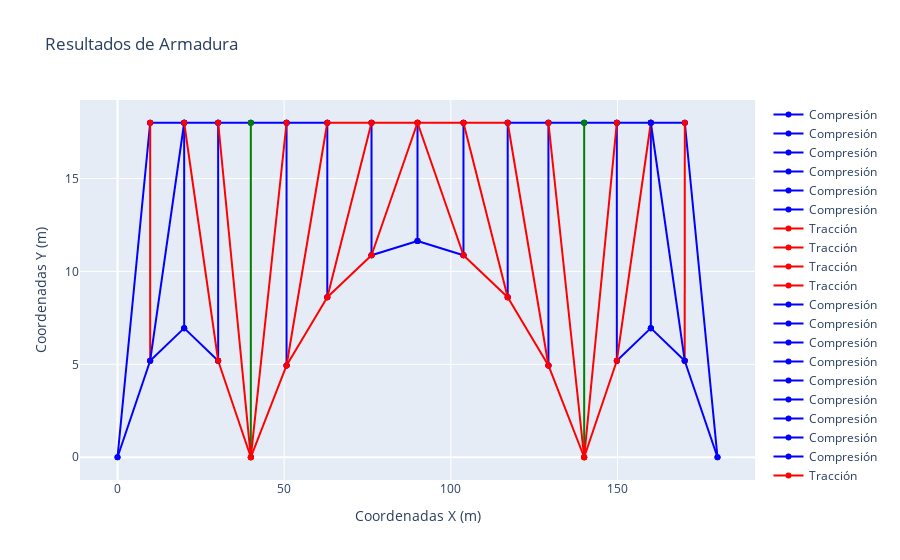
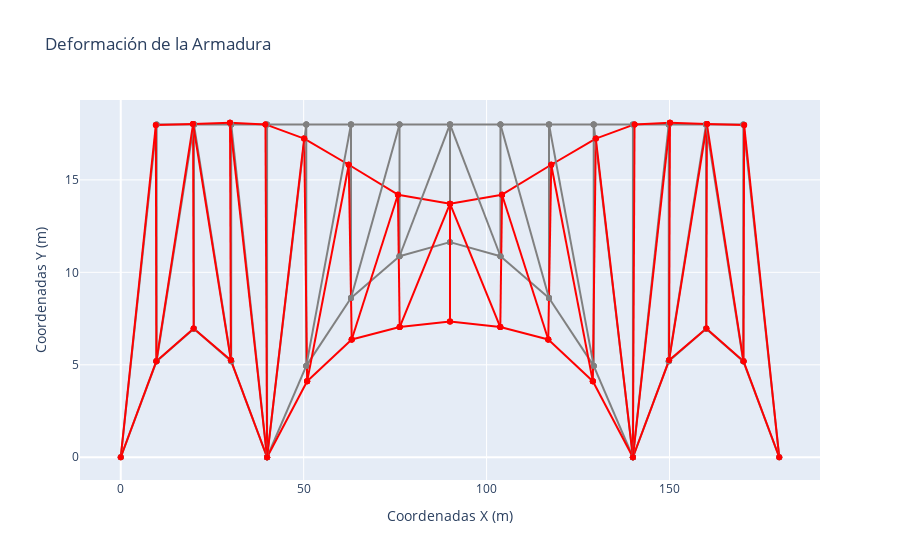

The code cell stored with these charts, in order, in its notebook:
### Markdown cell above
### 3.3 Ploteo de resultados

### Code cell
#Se crea un data frame con el que se plotearán los gráficos

# df=pd.DataFrame({'barra':

# })


###### PLOTEO DE COMPRESIÓN O TRACCIÓN

fig = go.Figure()

for i in range(len(barras)):

    if CalcBarra[i]['Estado']=='Compresión':
        barraColor = 'blue'
    elif CalcBarra[i]['Estado']=='Tracción':
        barraColor = 'red'
    elif CalcBarra[i]['Estado']== 'No esforzada':
        barraColor = 'green'
    fig.add_trace(go.Scatter(x=CalcBarra[i]['Coordenadas X'], y=CalcBarra[i]['Coordenadas Y'],
                             mode='lines+markers',
                             name=CalcBarra[i]['Estado'],
                             line = dict(color=barraColor)

    ))

fig.update_layout(title='Resultados de Armadura',
                   xaxis_title='Coordenadas X (m)',
                   yaxis_title='Coordenadas Y (m)')

fig.show()


###### PLOTEO DE DEFORMACIONES

factor = 50 #Es el factor de exageración con el que se quiere deformar la estructura

fig = go.Figure()

for i in range(len(barras)):

    if CalcBarra[i]['Estado']=='Compresión':
        barraColor = 'blue'
    elif CalcBarra[i]['Estado']=='Tracción':
        barraColor = 'red'
    elif CalcBarra[i]['Estado']== 'No esforzada':
        barraColor = 'green'
    
    fig.add_trace(go.Scatter(x=CalcBarra[i]['Coordenadas X'], y=CalcBarra[i]['Coordenadas Y'],
                             mode='lines+markers',
                             name=CalcBarra[i]['Estado'],
                             line = dict(color='grey'),
                             showlegend = False
                             ))

    fig.add_trace(go.Scatter(x=[CalcBarra[i]['Coordenadas X'][0]+delta[CalcBarra[i]['Puntero'][0,0]-1,0]*factor,CalcBarra[i]['Coordenadas X'][1]+delta[CalcBarra[i]['Puntero'][0,2]-1,0]*factor], 
                             y=[CalcBarra[i]['Coordenadas Y'][0]+delta[CalcBarra[i]['Puntero'][0,1]-1,0]*factor,CalcBarra[i]['Coordenadas Y'][1]+delta[CalcBarra[i]['Puntero'][0,3]-1,0]*factor],
                             mode='lines+markers',
                             #name=CalcBarra[i]['Estado'],
                             line = dict(color='red'),
                             showlegend=False

    ))

fig.update_layout(title='Deformación de la Armadura',
                   xaxis_title='Coordenadas X (m)',
                   yaxis_title='Coordenadas Y (m)')

fig.show()

#PLOTEO DE BARRAS CON FUERZAS INTERNAS

### Figure 1 — Plotly figure (JSON) as saved in the notebook; plotly's stock layout.template omitted (floating-point values rounded to 4 significant figures)
{"data": [{"line": {"color": "blue"}, "mode": "lines+markers", "name": "Compresión", "type": "scatter", "x": [0, 9.804], "y": [0, 18]}, {"line": {"color": "blue"}, "mode": "lines+markers", "name": "Compresión", "type": "scatter", "x": [9.804, 20], "y": [18, 18]}, {"line": {"color": "blue"}, "mode": "lines+markers", "name": "Compresión", "type": "scatter", "x": [20, 30.2], "y": [18, 18]}, {"line": {"color": "blue"}, "mode": "lines+markers", "name": "Compresión", "type": "scatter", "x": [30.2, 40], "y": [18, 18]}, {"line": {"color": "blue"}, "mode": "lines+markers", "name": "Compresión", "type": "scatter", "x": [40, 50.72], "y": [18, 18]}, {"line": {"color": "blue"}, "mode": "lines+markers", "name": "Compresión", "type": "scatter", "x": [50.72, 62.94], "y": [18, 18]}, {"line": {"color": "red"}, "mode": "lines+markers", "name": "Tracción", "type": "scatter", "x": [62.94, 76.2], "y": [18, 18]}, {"line": {"color": "red"}, "mode": "lines+markers", "name": "Tracción", "type": "scatter", "x": [76.2, 90], "y": [18, 18]}, {"line": {"color": "red"}, "mode": "lines+markers", "name": "Tracción", "type": "scatter", "x": [90, 103.8], "y": [18, 18]}, {"line": {"color": "red"}, "mode": "lines+markers", "name": "Tracción", "type": "scatter", "x": [103.8, 117.1], "y": [18, 18]}, {"line": {"color": "blue"}, "mode": "lines+markers", "name": "Compresión", "type": "scatter", "x": [117.1, 129.3], "y": [18, 18]}, {"line": {"color": "blue"}, "mode": "lines+markers", "name": "Compresión", "type": "scatter", "x": [129.3, 140], "y": [18, 18]}, {"line": {"color": "blue"}, "mode": "lines+markers", "name": "Compresión", "type": "scatter", "x": [140, 149.8], "y": [18, 18]}, {"line": {"color": "blue"}, "mode": "lines+markers", "name": "Compresión", "type": "scatter", "x": [149.8, 160], "y": [18, 18]}, {"line": {"color": "blue"}, "mode": "lines+markers", "name": "Compresión", "type": "scatter", "x": [160, 170.2], "y": [18, 18]}, {"line": {"color": "blue"}, "mode": "lines+markers", "name": "Compresión", "type": "scatter", "x": [170.2, 180], "y": [18, 0]}, {"line": {"color": "blue"}, "mode": "lines+markers", "name": "Compresión", "type": "scatter", "x": [180, 170.2], "y": [0, 5.194]}, {"line": {"color": "blue"}, "mode": "lines+markers", "name": "Compresión", "type": "scatter", "x": [170.2, 160], "y": [5.194, 6.948]}, {"line": {"color": "blue"}, "mode": "lines+markers", "name": "Compresión", "type": "scatter", "x": [160, 149.8], "y": [6.948, 5.194]}, {"line": {"color": "red"}, "mode": "lines+markers", "name": "Tracción", "type": "scatter", "x": [149.8, 140], "y": [5.194, 0]}, {"line": {"color": "red"}, "mode": "lines+markers", "name": "Tracción", "type": "scatter", "x": [140, 129.3], "y": [0, 4.939]}, {"line": {"color": "red"}, "mode": "lines+markers", "name": "Tracción", "type": "scatter", "x": [129.3, 117.1], "y": [4.939, 8.61]}, {"line": {"color": "red"}, "mode": "lines+markers", "name": "Tracción", "type": "scatter", "x": [117.1, 103.8], "y": [8.61, 10.87]}, {"line": {"color": "blue"}, "mode": "lines+markers", "name": "Compresión", "type": "scatter", "x": [103.8, 90], "y": [10.87, 11.63]}, {"line": {"color": "blue"}, "mode": "lines+markers", "name": "Compresión", "type": "scatter", "x": [90, 76.2], "y": [11.63, 10.87]}, {"line": {"color": "red"}, "mode": "lines+markers", "name": "Tracción", "type": "scatter", "x": [76.2, 62.94], "y": [10.87, 8.61]}, {"line": {"color": "red"}, "mode": "lines+markers", "name": "Tracción", "type": "scatter", "x": [62.94, 50.72], "y": [8.61, 4.939]}, {"line": {"color": "red"}, "mode": "lines+markers", "name": "Tracción", "type": "scatter", "x": [50.72, 40], "y": [4.939, 0]}, {"line": {"color": "red"}, "mode": "lines+markers", "name": "Tracción", "type": "scatter", "x": [40, 30.2], "y": [0, 5.194]}, {"line": {"color": "blue"}, "mode": "lines+markers", "name": "Compresión", "type": "scatter", "x": [30.2, 20], "y": [5.194, 6.948]}, {"line": {"color": "blue"}, "mode": "lines+markers", "name": "Compresión", "type": "scatter", "x": [20, 9.804], "y": [6.948, 5.194]}, {"line": {"color": "blue"}, "mode": "lines+markers", "name": "Compresión", "type": "scatter", "x": [9.804, 0], "y": [5.194, 0]}, {"line": {"color": "red"}, "mode": "lines+markers", "name": "Tracción", "type": "scatter", "x": [9.804, 9.804], "y": [18, 5.194]}, {"line": {"color": "blue"}, "mode": "lines+markers", "name": "Compresión", "type": "scatter", "x": [20, 20], "y": [18, 6.948]}, {"line": {"color": "blue"}, "mode": "lines+markers", "name": "Compresión", "type": "scatter", "x": [30.2, 30.2], "y": [18, 5.194]}, {"line": {"color": "green"}, "mode": "lines+markers", "name": "No esforzada", "type": "scatter", "x": [40, 40], "y": [18, 0]}, {"line": {"color": "blue"}, "mode": "lines+markers", "name": "Compresión", "type": "scatter", "x": [50.72, 50.72], "y": [18, 4.939]}, {"line": {"color": "blue"}, "mode": "lines+markers", "name": "Compresión", "type": "scatter", "x": [62.94, 62.94], "y": [18, 8.61]}, {"line": {"color": "blue"}, "mode": "lines+markers", "name": "Compresión", "type": "scatter", "x": [76.2, 76.2], "y": [18, 10.87]}, {"line": {"color": "blue"}, "mode": "lines+markers", "name": "Compresión", "type": "scatter", "x": [90, 90], "y": [18, 11.63]}, {"line": {"color": "blue"}, "mode": "lines+markers", "name": "Compresión", "type": "scatter", "x": [103.8, 103.8], "y": [18, 10.87]}, {"line": {"color": "blue"}, "mode": "lines+markers", "name": "Compresión", "type": "scatter", "x": [117.1, 117.1], "y": [18, 8.61]}, {"line": {"color": "blue"}, "mode": "lines+markers", "name": "Compresión", "type": "scatter", "x": [129.3, 129.3], "y": [18, 4.939]}, {"line": {"color": "green"}, "mode": "lines+markers", "name": "No esforzada", "type": "scatter", "x": [140, 140], "y": [18, 0]}, {"line": {"color": "blue"}, "mode": "lines+markers", "name": "Compresión", "type": "scatter", "x": [149.8, 149.8], "y": [18, 5.194]}, {"line": {"color": "blue"}, "mode": "lines+markers", "name": "Compresión", "type": "scatter", "x": [160, 160], "y": [18, 6.948]}, {"line": {"color": "red"}, "mode": "lines+markers", "name": "Tracción", "type": "scatter", "x": [170.2, 170.2], "y": [18, 5.194]}, {"line": {"color": "blue"}, "mode": "lines+markers", "name": "Compresión", "type": "scatter", "x": [20, 9.804], "y": [18, 5.194]}, {"line": {"color": "red"}, "mode": "lines+markers", "name": "Tracción", "type": "scatter", "x": [20, 30.2], "y": [18, 5.194]}, {"line": {"color": "red"}, "mode": "lines+markers", "name": "Tracción", "type": "scatter", "x": [30.2, 40], "y": [18, 0]}, {"line": {"color": "red"}, "mode": "lines+markers", "name": "Tracción", "type": "scatter", "x": [50.72, 40], "y": [18, 0]}, {"line": {"color": "red"}, "mode": "lines+markers", "name": "Tracción", "type": "scatter", "x": [62.94, 50.72], "y": [18, 4.939]}, {"line": {"color": "red"}, "mode": "lines+markers", "name": "Tracción", "type": "scatter", "x": [76.2, 62.94], "y": [18, 8.61]}, {"line": {"color": "red"}, "mode": "lines+markers", "name": "Tracción", "type": "scatter", "x": [90, 76.2], "y": [18, 10.87]}, {"line": {"color": "red"}, "mode": "lines+markers", "name": "Tracción", "type": "scatter", "x": [90, 103.8], "y": [18, 10.87]}, {"line": {"color": "red"}, "mode": "lines+markers", "name": "Tracción", "type": "scatter", "x": [103.8, 117.1], "y": [18, 8.61]}, {"line": {"color": "red"}, "mode": "lines+markers", "name": "Tracción", "type": "scatter", "x": [117.1, 129.3], "y": [18, 4.939]}, {"line": {"color": "red"}, "mode": "lines+markers", "name": "Tracción", "type": "scatter", "x": [129.3, 140], "y": [18, 0]}, {"line": {"color": "red"}, "mode": "lines+markers", "name": "Tracción", "type": "scatter", "x": [149.8, 140], "y": [18, 0]}, {"line": {"color": "red"}, "mode": "lines+markers", "name": "Tracción", "type": "scatter", "x": [160, 149.8], "y": [18, 5.194]}, {"line": {"color": "blue"}, "mode": "lines+markers", "name": "Compresión", "type": "scatter", "x": [160, 170.2], "y": [18, 5.194]}], "layout": {"title": {"text": "Resultados de Armadura"}, "xaxis": {"title": {"text": "Coordenadas X (m)"}}, "yaxis": {"title": {"text": "Coordenadas Y (m)"}}}}

### Figure 2 — Plotly figure (JSON) as saved in the notebook; plotly's stock layout.template omitted (floating-point values rounded to 4 significant figures)
{"data": [{"line": {"color": "grey"}, "mode": "lines+markers", "name": "Compresión", "showlegend": false, "type": "scatter", "x": [0, 9.804], "y": [0, 18]}, {"line": {"color": "red"}, "mode": "lines+markers", "showlegend": false, "type": "scatter", "x": [0, 9.596], "y": [0, 17.96]}, {"line": {"color": "grey"}, "mode": "lines+markers", "name": "Compresión", "showlegend": false, "type": "scatter", "x": [9.804, 20], "y": [18, 18]}, {"line": {"color": "red"}, "mode": "lines+markers", "showlegend": false, "type": "scatter", "x": [9.596, 19.78], "y": [17.96, 18.02]}, {"line": {"color": "grey"}, "mode": "lines+markers", "name": "Compresión", "showlegend": false, "type": "scatter", "x": [20, 30.2], "y": [18, 18]}, {"line": {"color": "red"}, "mode": "lines+markers", "showlegend": false, "type": "scatter", "x": [19.78, 29.87], "y": [18.02, 18.09]}, {"line": {"color": "grey"}, "mode": "lines+markers", "name": "Compresión", "showlegend": false, "type": "scatter", "x": [30.2, 40], "y": [18, 18]}, {"line": {"color": "red"}, "mode": "lines+markers", "showlegend": false, "type": "scatter", "x": [29.87, 39.56], "y": [18.09, 18]}, {"line": {"color": "grey"}, "mode": "lines+markers", "name": "Compresión", "showlegend": false, "type": "scatter", "x": [40, 50.72], "y": [18, 18]}, {"line": {"color": "red"}, "mode": "lines+markers", "showlegend": false, "type": "scatter", "x": [39.56, 50.14], "y": [18, 17.23]}, {"line": {"color": "grey"}, "mode": "lines+markers", "name": "Compresión", "showlegend": false, "type": "scatter", "x": [50.72, 62.94], "y": [18, 18]}, {"line": {"color": "red"}, "mode": "lines+markers", "showlegend": false, "type": "scatter", "x": [50.14, 62.33], "y": [17.23, 15.82]}, {"line": {"color": "grey"}, "mode": "lines+markers", "name": "Tracción", "showlegend": false, "type": "scatter", "x": [62.94, 76.2], "y": [18, 18]}, {"line": {"color": "red"}, "mode": "lines+markers", "showlegend": false, "type": "scatter", "x": [62.33, 75.77], "y": [15.82, 14.2]}, {"line": {"color": "grey"}, "mode": "lines+markers", "name": "Tracción", "showlegend": false, "type": "scatter", "x": [76.2, 90], "y": [18, 18]}, {"line": {"color": "red"}, "mode": "lines+markers", "showlegend": false, "type": "scatter", "x": [75.77, 90.0], "y": [14.2, 13.72]}, {"line": {"color": "grey"}, "mode": "lines+markers", "name": "Tracción", "showlegend": false, "type": "scatter", "x": [90, 103.8], "y": [18, 18]}, {"line": {"color": "red"}, "mode": "lines+markers", "showlegend": false, "type": "scatter", "x": [90.0, 104.2], "y": [13.72, 14.2]}, {"line": {"color": "grey"}, "mode": "lines+markers", "name": "Tracción", "showlegend": false, "type": "scatter", "x": [103.8, 117.1], "y": [18, 18]}, {"line": {"color": "red"}, "mode": "lines+markers", "showlegend": false, "type": "scatter", "x": [104.2, 117.7], "y": [14.2, 15.82]}, {"line": {"color": "grey"}, "mode": "lines+markers", "name": "Compresión", "showlegend": false, "type": "scatter", "x": [117.1, 129.3], "y": [18, 18]}, {"line": {"color": "red"}, "mode": "lines+markers", "showlegend": false, "type": "scatter", "x": [117.7, 129.9], "y": [15.82, 17.23]}, {"line": {"color": "grey"}, "mode": "lines+markers", "name": "Compresión", "showlegend": false, "type": "scatter", "x": [129.3, 140], "y": [18, 18]}, {"line": {"color": "red"}, "mode": "lines+markers", "showlegend": false, "type": "scatter", "x": [129.9, 140.4], "y": [17.23, 18]}, {"line": {"color": "grey"}, "mode": "lines+markers", "name": "Compresión", "showlegend": false, "type": "scatter", "x": [140, 149.8], "y": [18, 18]}, {"line": {"color": "red"}, "mode": "lines+markers", "showlegend": false, "type": "scatter", "x": [140.4, 150.1], "y": [18, 18.09]}, {"line": {"color": "grey"}, "mode": "lines+markers", "name": "Compresión", "showlegend": false, "type": "scatter", "x": [149.8, 160], "y": [18, 18]}, {"line": {"color": "red"}, "mode": "lines+markers", "showlegend": false, "type": "scatter", "x": [150.1, 160.2], "y": [18.09, 18.02]}, {"line": {"color": "grey"}, "mode": "lines+markers", "name": "Compresión", "showlegend": false, "type": "scatter", "x": [160, 170.2], "y": [18, 18]}, {"line": {"color": "red"}, "mode": "lines+markers", "showlegend": false, "type": "scatter", "x": [160.2, 170.4], "y": [18.02, 17.96]}, {"line": {"color": "grey"}, "mode": "lines+markers", "name": "Compresión", "showlegend": false, "type": "scatter", "x": [170.2, 180], "y": [18, 0]}, {"line": {"color": "red"}, "mode": "lines+markers", "showlegend": false, "type": "scatter", "x": [170.4, 180], "y": [17.96, 0]}, {"line": {"color": "grey"}, "mode": "lines+markers", "name": "Compresión", "showlegend": false, "type": "scatter", "x": [180, 170.2], "y": [0, 5.194]}, {"line": {"color": "red"}, "mode": "lines+markers", "showlegend": false, "type": "scatter", "x": [180, 170.2], "y": [0, 5.195]}, {"line": {"color": "grey"}, "mode": "lines+markers", "name": "Compresión", "showlegend": false, "type": "scatter", "x": [170.2, 160], "y": [5.194, 6.948]}, {"line": {"color": "red"}, "mode": "lines+markers", "showlegend": false, "type": "scatter", "x": [170.2, 160.1], "y": [5.195, 6.962]}, {"line": {"color": "grey"}, "mode": "lines+markers", "name": "Compresión", "showlegend": false, "type": "scatter", "x": [160, 149.8], "y": [6.948, 5.194]}, {"line": {"color": "red"}, "mode": "lines+markers", "showlegend": false, "type": "scatter", "x": [160.1, 149.9], "y": [6.962, 5.241]}, {"line": {"color": "grey"}, "mode": "lines+markers", "name": "Tracción", "showlegend": false, "type": "scatter", "x": [149.8, 140], "y": [5.194, 0]}, {"line": {"color": "red"}, "mode": "lines+markers", "showlegend": false, "type": "scatter", "x": [149.9, 140], "y": [5.241, 0]}, {"line": {"color": "grey"}, "mode": "lines+markers", "name": "Tracción", "showlegend": false, "type": "scatter", "x": [140, 129.3], "y": [0, 4.939]}, {"line": {"color": "red"}, "mode": "lines+markers", "showlegend": false, "type": "scatter", "x": [140, 129.0], "y": [0, 4.105]}, {"line": {"color": "grey"}, "mode": "lines+markers", "name": "Tracción", "showlegend": false, "type": "scatter", "x": [129.3, 117.1], "y": [4.939, 8.61]}, {"line": {"color": "red"}, "mode": "lines+markers", "showlegend": false, "type": "scatter", "x": [129.0, 116.9], "y": [4.105, 6.365]}, {"line": {"color": "grey"}, "mode": "lines+markers", "name": "Tracción", "showlegend": false, "type": "scatter", "x": [117.1, 103.8], "y": [8.61, 10.87]}, {"line": {"color": "red"}, "mode": "lines+markers", "showlegend": false, "type": "scatter", "x": [116.9, 103.7], "y": [6.365, 7.043]}, {"line": {"color": "grey"}, "mode": "lines+markers", "name": "Compresión", "showlegend": false, "type": "scatter", "x": [103.8, 90], "y": [10.87, 11.63]}, {"line": {"color": "red"}, "mode": "lines+markers", "showlegend": false, "type": "scatter", "x": [103.7, 90.0], "y": [7.043, 7.347]}, {"line": {"color": "grey"}, "mode": "lines+markers", "name": "Compresión", "showlegend": false, "type": "scatter", "x": [90, 76.2], "y": [11.63, 10.87]}, {"line": {"color": "red"}, "mode": "lines+markers", "showlegend": false, "type": "scatter", "x": [90.0, 76.25], "y": [7.347, 7.044]}, {"line": {"color": "grey"}, "mode": "lines+markers", "name": "Tracción", "showlegend": false, "type": "scatter", "x": [76.2, 62.94], "y": [10.87, 8.61]}, {"line": {"color": "red"}, "mode": "lines+markers", "showlegend": false, "type": "scatter", "x": [76.25, 63.13], "y": [7.044, 6.365]}, {"line": {"color": "grey"}, "mode": "lines+markers", "name": "Tracción", "showlegend": false, "type": "scatter", "x": [62.94, 50.72], "y": [8.61, 4.939]}, {"line": {"color": "red"}, "mode": "lines+markers", "showlegend": false, "type": "scatter", "x": [63.13, 50.95], "y": [6.365, 4.106]}, {"line": {"color": "grey"}, "mode": "lines+markers", "name": "Tracción", "showlegend": false, "type": "scatter", "x": [50.72, 40], "y": [4.939, 0]}, {"line": {"color": "red"}, "mode": "lines+markers", "showlegend": false, "type": "scatter", "x": [50.95, 40], "y": [4.106, 0]}, {"line": {"color": "grey"}, "mode": "lines+markers", "name": "Tracción", "showlegend": false, "type": "scatter", "x": [40, 30.2], "y": [0, 5.194]}, {"line": {"color": "red"}, "mode": "lines+markers", "showlegend": false, "type": "scatter", "x": [40, 30.12], "y": [0, 5.241]}, {"line": {"color": "grey"}, "mode": "lines+markers", "name": "Compresión", "showlegend": false, "type": "scatter", "x": [30.2, 20], "y": [5.194, 6.948]}, {"line": {"color": "red"}, "mode": "lines+markers", "showlegend": false, "type": "scatter", "x": [30.12, 19.93], "y": [5.241, 6.962]}, {"line": {"color": "grey"}, "mode": "lines+markers", "name": "Compresión", "showlegend": false, "type": "scatter", "x": [20, 9.804], "y": [6.948, 5.194]}, {"line": {"color": "red"}, "mode": "lines+markers", "showlegend": false, "type": "scatter", "x": [19.93, 9.738], "y": [6.962, 5.194]}, {"line": {"color": "grey"}, "mode": "lines+markers", "name": "Compresión", "showlegend": false, "type": "scatter", "x": [9.804, 0], "y": [5.194, 0]}, {"line": {"color": "red"}, "mode": "lines+markers", "showlegend": false, "type": "scatter", "x": [9.738, 0], "y": [5.194, 0]}, {"line": {"color": "grey"}, "mode": "lines+markers", "name": "Tracción", "showlegend": false, "type": "scatter", "x": [9.804, 9.804], "y": [18, 5.194]}, {"line": {"color": "red"}, "mode": "lines+markers", "showlegend": false, "type": "scatter", "x": [9.596, 9.738], "y": [17.96, 5.194]}, {"line": {"color": "grey"}, "mode": "lines+markers", "name": "Compresión", "showlegend": false, "type": "scatter", "x": [20, 20], "y": [18, 6.948]}, {"line": {"color": "red"}, "mode": "lines+markers", "showlegend": false, "type": "scatter", "x": [19.78, 19.93], "y": [18.02, 6.962]}, {"line": {"color": "grey"}, "mode": "lines+markers", "name": "Compresión", "showlegend": false, "type": "scatter", "x": [30.2, 30.2], "y": [18, 5.194]}, {"line": {"color": "red"}, "mode": "lines+markers", "showlegend": false, "type": "scatter", "x": [29.87, 30.12], "y": [18.09, 5.241]}, {"line": {"color": "grey"}, "mode": "lines+markers", "name": "No esforzada", "showlegend": false, "type": "scatter", "x": [40, 40], "y": [18, 0]}, {"line": {"color": "red"}, "mode": "lines+markers", "showlegend": false, "type": "scatter", "x": [39.56, 40], "y": [18, 0]}, {"line": {"color": "grey"}, "mode": "lines+markers", "name": "Compresión", "showlegend": false, "type": "scatter", "x": [50.72, 50.72], "y": [18, 4.939]}, {"line": {"color": "red"}, "mode": "lines+markers", "showlegend": false, "type": "scatter", "x": [50.14, 50.95], "y": [17.23, 4.106]}, {"line": {"color": "grey"}, "mode": "lines+markers", "name": "Compresión", "showlegend": false, "type": "scatter", "x": [62.94, 62.94], "y": [18, 8.61]}, {"line": {"color": "red"}, "mode": "lines+markers", "showlegend": false, "type": "scatter", "x": [62.33, 63.13], "y": [15.82, 6.365]}, {"line": {"color": "grey"}, "mode": "lines+markers", "name": "Compresión", "showlegend": false, "type": "scatter", "x": [76.2, 76.2], "y": [18, 10.87]}, {"line": {"color": "red"}, "mode": "lines+markers", "showlegend": false, "type": "scatter", "x": [75.77, 76.25], "y": [14.2, 7.044]}, {"line": {"color": "grey"}, "mode": "lines+markers", "name": "Compresión", "showlegend": false, "type": "scatter", "x": [90, 90], "y": [18, 11.63]}, {"line": {"color": "red"}, "mode": "lines+markers", "showlegend": false, "type": "scatter", "x": [90.0, 90.0], "y": [13.72, 7.347]}, {"line": {"color": "grey"}, "mode": "lines+markers", "name": "Compresión", "showlegend": false, "type": "scatter", "x": [103.8, 103.8], "y": [18, 10.87]}, {"line": {"color": "red"}, "mode": "lines+markers", "showlegend": false, "type": "scatter", "x": [104.2, 103.7], "y": [14.2, 7.043]}, {"line": {"color": "grey"}, "mode": "lines+markers", "name": "Compresión", "showlegend": false, "type": "scatter", "x": [117.1, 117.1], "y": [18, 8.61]}, {"line": {"color": "red"}, "mode": "lines+markers", "showlegend": false, "type": "scatter", "x": [117.7, 116.9], "y": [15.82, 6.365]}, {"line": {"color": "grey"}, "mode": "lines+markers", "name": "Compresión", "showlegend": false, "type": "scatter", "x": [129.3, 129.3], "y": [18, 4.939]}, {"line": {"color": "red"}, "mode": "lines+markers", "showlegend": false, "type": "scatter", "x": [129.9, 129.0], "y": [17.23, 4.105]}, {"line": {"color": "grey"}, "mode": "lines+markers", "name": "No esforzada", "showlegend": false, "type": "scatter", "x": [140, 140], "y": [18, 0]}, {"line": {"color": "red"}, "mode": "lines+markers", "showlegend": false, "type": "scatter", "x": [140.4, 140], "y": [18, 0]}, {"line": {"color": "grey"}, "mode": "lines+markers", "name": "Compresión", "showlegend": false, "type": "scatter", "x": [149.8, 149.8], "y": [18, 5.194]}, {"line": {"color": "red"}, "mode": "lines+markers", "showlegend": false, "type": "scatter", "x": [150.1, 149.9], "y": [18.09, 5.241]}, {"line": {"color": "grey"}, "mode": "lines+markers", "name": "Compresión", "showlegend": false, "type": "scatter", "x": [160, 160], "y": [18, 6.948]}, {"line": {"color": "red"}, "mode": "lines+markers", "showlegend": false, "type": "scatter", "x": [160.2, 160.1], "y": [18.02, 6.962]}, {"line": {"color": "grey"}, "mode": "lines+markers", "name": "Tracción", "showlegend": false, "type": "scatter", "x": [170.2, 170.2], "y": [18, 5.194]}, {"line": {"color": "red"}, "mode": "lines+markers", "showlegend": false, "type": "scatter", "x": [170.4, 170.2], "y": [17.96, 5.195]}, {"line": {"color": "grey"}, "mode": "lines+markers", "name": "Compresión", "showlegend": false, "type": "scatter", "x": [20, 9.804], "y": [18, 5.194]}, {"line": {"color": "red"}, "mode": "lines+markers", "showlegend": false, "type": "scatter", "x": [19.78, 9.738], "y": [18.02, 5.194]}, {"line": {"color": "grey"}, "mode": "lines+markers", "name": "Tracción", "showlegend": false, "type": "scatter", "x": [20, 30.2], "y": [18, 5.194]}, {"line": {"color": "red"}, "mode": "lines+markers", "showlegend": false, "type": "scatter", "x": [19.78, 30.12], "y": [18.02, 5.241]}, {"line": {"color": "grey"}, "mode": "lines+markers", "name": "Tracción", "showlegend": false, "type": "scatter", "x": [30.2, 40], "y": [18, 0]}, {"line": {"color": "red"}, "mode": "lines+markers", "showlegend": false, "type": "scatter", "x": [29.87, 40], "y": [18.09, 0]}, {"line": {"color": "grey"}, "mode": "lines+markers", "name": "Tracción", "showlegend": false, "type": "scatter", "x": [50.72, 40], "y": [18, 0]}, {"line": {"color": "red"}, "mode": "lines+markers", "showlegend": false, "type": "scatter", "x": [50.14, 40], "y": [17.23, 0]}, {"line": {"color": "grey"}, "mode": "lines+markers", "name": "Tracción", "showlegend": false, "type": "scatter", "x": [62.94, 50.72], "y": [18, 4.939]}, {"line": {"color": "red"}, "mode": "lines+markers", "showlegend": false, "type": "scatter", "x": [62.33, 50.95], "y": [15.82, 4.106]}, {"line": {"color": "grey"}, "mode": "lines+markers", "name": "Tracción", "showlegend": false, "type": "scatter", "x": [76.2, 62.94], "y": [18, 8.61]}, {"line": {"color": "red"}, "mode": "lines+markers", "showlegend": false, "type": "scatter", "x": [75.77, 63.13], "y": [14.2, 6.365]}, {"line": {"color": "grey"}, "mode": "lines+markers", "name": "Tracción", "showlegend": false, "type": "scatter", "x": [90, 76.2], "y": [18, 10.87]}, {"line": {"color": "red"}, "mode": "lines+markers", "showlegend": false, "type": "scatter", "x": [90.0, 76.25], "y": [13.72, 7.044]}, {"line": {"color": "grey"}, "mode": "lines+markers", "name": "Tracción", "showlegend": false, "type": "scatter", "x": [90, 103.8], "y": [18, 10.87]}, {"line": {"color": "red"}, "mode": "lines+markers", "showlegend": false, "type": "scatter", "x": [90.0, 103.7], "y": [13.72, 7.043]}, {"line": {"color": "grey"}, "mode": "lines+markers", "name": "Tracción", "showlegend": false, "type": "scatter", "x": [103.8, 117.1], "y": [18, 8.61]}, {"line": {"color": "red"}, "mode": "lines+markers", "showlegend": false, "type": "scatter", "x": [104.2, 116.9], "y": [14.2, 6.365]}, {"line": {"color": "grey"}, "mode": "lines+markers", "name": "Tracción", "showlegend": false, "type": "scatter", "x": [117.1, 129.3], "y": [18, 4.939]}, {"line": {"color": "red"}, "mode": "lines+markers", "showlegend": false, "type": "scatter", "x": [117.7, 129.0], "y": [15.82, 4.105]}, {"line": {"color": "grey"}, "mode": "lines+markers", "name": "Tracción", "showlegend": false, "type": "scatter", "x": [129.3, 140], "y": [18, 0]}, {"line": {"color": "red"}, "mode": "lines+markers", "showlegend": false, "type": "scatter", "x": [129.9, 140], "y": [17.23, 0]}, {"line": {"color": "grey"}, "mode": "lines+markers", "name": "Tracción", "showlegend": false, "type": "scatter", "x": [149.8, 140], "y": [18, 0]}, {"line": {"color": "red"}, "mode": "lines+markers", "showlegend": false, "type": "scatter", "x": [150.1, 140], "y": [18.09, 0]}, {"line": {"color": "grey"}, "mode": "lines+markers", "name": "Tracción", "showlegend": false, "type": "scatter", "x": [160, 149.8], "y": [18, 5.194]}, {"line": {"color": "red"}, "mode": "lines+markers", "showlegend": false, "type": "scatter", "x": [160.2, 149.9], "y": [18.02, 5.241]}, {"line": {"color": "grey"}, "mode": "lines+markers", "name": "Compresión", "showlegend": false, "type": "scatter", "x": [160, 170.2], "y": [18, 5.194]}, {"line": {"color": "red"}, "mode": "lines+markers", "showlegend": false, "type": "scatter", "x": [160.2, 170.2], "y": [18.02, 5.195]}], "layout": {"title": {"text": "Deformación de la Armadura"}, "xaxis": {"title": {"text": "Coordenadas X (m)"}}, "yaxis": {"title": {"text": "Coordenadas Y (m)"}}}}
